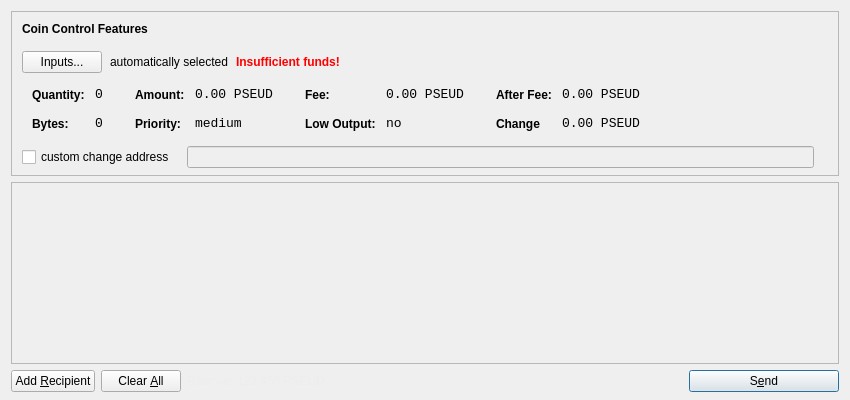
<?xml version="1.0" encoding="UTF-8"?>
<ui version="4.0">
 <class>SendCoinsDialog</class>
 <widget class="QDialog" name="SendCoinsDialog">
  <property name="geometry">
   <rect>
    <x>0</x>
    <y>0</y>
    <width>850</width>
    <height>400</height>
   </rect>
  </property>
  <property name="windowTitle">
   <string>Send Coins</string>
  </property>
  <layout class="QVBoxLayout" name="verticalLayout" stretch="0,1,0">
   <property name="bottomMargin">
    <number>8</number>
   </property>
   <item>
    <widget class="QFrame" name="frameCoinControl">
     <property name="sizePolicy">
      <sizepolicy hsizetype="Expanding" vsizetype="Expanding">
       <horstretch>0</horstretch>
       <verstretch>0</verstretch>
      </sizepolicy>
     </property>
     <property name="maximumSize">
      <size>
       <width>16777215</width>
       <height>16777215</height>
      </size>
     </property>
     <property name="frameShape">
      <enum>QFrame::StyledPanel</enum>
     </property>
     <property name="frameShadow">
      <enum>QFrame::Sunken</enum>
     </property>
     <layout class="QVBoxLayout" name="verticalLayoutCoinControl2">
      <property name="spacing">
       <number>6</number>
      </property>
      <property name="leftMargin">
       <number>0</number>
      </property>
      <property name="topMargin">
       <number>0</number>
      </property>
      <property name="rightMargin">
       <number>0</number>
      </property>
      <property name="bottomMargin">
       <number>6</number>
      </property>
      <item>
       <layout class="QVBoxLayout" name="verticalLayoutCoinControl" stretch="0,0,0,0,1">
        <property name="spacing">
         <number>0</number>
        </property>
        <property name="leftMargin">
         <number>10</number>
        </property>
        <property name="topMargin">
         <number>10</number>
        </property>
        <item>
         <layout class="QHBoxLayout" name="horizontalLayoutCoinControl1">
          <property name="bottomMargin">
           <number>15</number>
          </property>
          <item>
           <widget class="QLabel" name="labelCoinControlFeatures">
            <property name="sizePolicy">
             <sizepolicy hsizetype="Preferred" vsizetype="Maximum">
              <horstretch>0</horstretch>
              <verstretch>0</verstretch>
             </sizepolicy>
            </property>
            <property name="font">
             <font>
              <weight>75</weight>
              <bold>true</bold>
             </font>
            </property>
            <property name="styleSheet">
             <string notr="true">font-weight:bold;</string>
            </property>
            <property name="text">
             <string>Coin Control Features</string>
            </property>
           </widget>
          </item>
         </layout>
        </item>
        <item>
         <layout class="QHBoxLayout" name="horizontalLayoutCoinControl2" stretch="0,0,0,0">
          <property name="spacing">
           <number>8</number>
          </property>
          <property name="bottomMargin">
           <number>10</number>
          </property>
          <item>
           <widget class="QPushButton" name="pushButtonCoinControl">
            <property name="styleSheet">
             <string notr="true"/>
            </property>
            <property name="text">
             <string>Inputs...</string>
            </property>
           </widget>
          </item>
          <item>
           <widget class="QLabel" name="labelCoinControlAutomaticallySelected">
            <property name="text">
             <string>automatically selected</string>
            </property>
            <property name="margin">
             <number>5</number>
            </property>
           </widget>
          </item>
          <item>
           <widget class="QLabel" name="labelCoinControlInsuffFunds">
            <property name="font">
             <font>
              <weight>75</weight>
              <bold>true</bold>
             </font>
            </property>
            <property name="styleSheet">
             <string notr="true">color:red;font-weight:bold;</string>
            </property>
            <property name="text">
             <string>Insufficient funds!</string>
            </property>
            <property name="margin">
             <number>5</number>
            </property>
           </widget>
          </item>
          <item>
           <spacer name="horizontalSpacerCoinControl">
            <property name="orientation">
             <enum>Qt::Horizontal</enum>
            </property>
            <property name="sizeHint" stdset="0">
             <size>
              <width>40</width>
              <height>1</height>
             </size>
            </property>
           </spacer>
          </item>
         </layout>
        </item>
        <item>
         <widget class="QWidget" name="widgetCoinControl" native="true">
          <property name="sizePolicy">
           <sizepolicy hsizetype="Preferred" vsizetype="Preferred">
            <horstretch>0</horstretch>
            <verstretch>0</verstretch>
           </sizepolicy>
          </property>
          <property name="minimumSize">
           <size>
            <width>0</width>
            <height>0</height>
           </size>
          </property>
          <property name="styleSheet">
           <string notr="true"/>
          </property>
          <layout class="QHBoxLayout" name="horizontalLayoutCoinControl5">
           <property name="margin">
            <number>0</number>
           </property>
           <item>
            <layout class="QHBoxLayout" name="horizontalLayoutCoinControl3" stretch="0,0,0,1">
             <property name="spacing">
              <number>20</number>
             </property>
             <property name="topMargin">
              <number>0</number>
             </property>
             <property name="bottomMargin">
              <number>10</number>
             </property>
             <item>
              <layout class="QFormLayout" name="formLayoutCoinControl1">
               <property name="horizontalSpacing">
                <number>10</number>
               </property>
               <property name="verticalSpacing">
                <number>14</number>
               </property>
               <property name="leftMargin">
                <number>10</number>
               </property>
               <property name="topMargin">
                <number>4</number>
               </property>
               <property name="rightMargin">
                <number>6</number>
               </property>
               <item row="0" column="0">
                <widget class="QLabel" name="labelCoinControlQuantityText">
                 <property name="styleSheet">
                  <string notr="true">font-weight:bold;</string>
                 </property>
                 <property name="text">
                  <string>Quantity:</string>
                 </property>
                 <property name="margin">
                  <number>0</number>
                 </property>
                </widget>
               </item>
               <item row="0" column="1">
                <widget class="QLabel" name="labelCoinControlQuantity">
                 <property name="font">
                  <font>
                   <family>Monospace</family>
                   <pointsize>10</pointsize>
                  </font>
                 </property>
                 <property name="cursor">
                  <cursorShape>IBeamCursor</cursorShape>
                 </property>
                 <property name="contextMenuPolicy">
                  <enum>Qt::ActionsContextMenu</enum>
                 </property>
                 <property name="text">
                  <string>0</string>
                 </property>
                 <property name="margin">
                  <number>0</number>
                 </property>
                 <property name="textInteractionFlags">
                  <set>Qt::LinksAccessibleByMouse|Qt::TextSelectableByKeyboard|Qt::TextSelectableByMouse</set>
                 </property>
                </widget>
               </item>
               <item row="1" column="0">
                <widget class="QLabel" name="labelCoinControlBytesText">
                 <property name="styleSheet">
                  <string notr="true">font-weight:bold;</string>
                 </property>
                 <property name="text">
                  <string>Bytes:</string>
                 </property>
                </widget>
               </item>
               <item row="1" column="1">
                <widget class="QLabel" name="labelCoinControlBytes">
                 <property name="font">
                  <font>
                   <family>Monospace</family>
                   <pointsize>10</pointsize>
                  </font>
                 </property>
                 <property name="cursor">
                  <cursorShape>IBeamCursor</cursorShape>
                 </property>
                 <property name="contextMenuPolicy">
                  <enum>Qt::ActionsContextMenu</enum>
                 </property>
                 <property name="text">
                  <string>0</string>
                 </property>
                 <property name="textInteractionFlags">
                  <set>Qt::LinksAccessibleByMouse|Qt::TextSelectableByKeyboard|Qt::TextSelectableByMouse</set>
                 </property>
                </widget>
               </item>
              </layout>
             </item>
             <item>
              <layout class="QFormLayout" name="formLayoutCoinControl2">
               <property name="horizontalSpacing">
                <number>10</number>
               </property>
               <property name="verticalSpacing">
                <number>14</number>
               </property>
               <property name="leftMargin">
                <number>6</number>
               </property>
               <property name="topMargin">
                <number>4</number>
               </property>
               <property name="rightMargin">
                <number>6</number>
               </property>
               <item row="0" column="0">
                <widget class="QLabel" name="labelCoinControlAmountText">
                 <property name="styleSheet">
                  <string notr="true">font-weight:bold;</string>
                 </property>
                 <property name="text">
                  <string>Amount:</string>
                 </property>
                 <property name="margin">
                  <number>0</number>
                 </property>
                </widget>
               </item>
               <item row="0" column="1">
                <widget class="QLabel" name="labelCoinControlAmount">
                 <property name="font">
                  <font>
                   <family>Monospace</family>
                   <pointsize>10</pointsize>
                  </font>
                 </property>
                 <property name="cursor">
                  <cursorShape>IBeamCursor</cursorShape>
                 </property>
                 <property name="contextMenuPolicy">
                  <enum>Qt::ActionsContextMenu</enum>
                 </property>
                 <property name="text">
                  <string>0.00 PSEUD</string>
                 </property>
                 <property name="textInteractionFlags">
                  <set>Qt::LinksAccessibleByMouse|Qt::TextSelectableByKeyboard|Qt::TextSelectableByMouse</set>
                 </property>
                </widget>
               </item>
               <item row="1" column="0">
                <widget class="QLabel" name="labelCoinControlPriorityText">
                 <property name="styleSheet">
                  <string notr="true">font-weight:bold;</string>
                 </property>
                 <property name="text">
                  <string>Priority:</string>
                 </property>
                </widget>
               </item>
               <item row="1" column="1">
                <widget class="QLabel" name="labelCoinControlPriority">
                 <property name="font">
                  <font>
                   <family>Monospace</family>
                   <pointsize>10</pointsize>
                  </font>
                 </property>
                 <property name="cursor">
                  <cursorShape>IBeamCursor</cursorShape>
                 </property>
                 <property name="contextMenuPolicy">
                  <enum>Qt::ActionsContextMenu</enum>
                 </property>
                 <property name="text">
                  <string>medium</string>
                 </property>
                 <property name="textInteractionFlags">
                  <set>Qt::LinksAccessibleByMouse|Qt::TextSelectableByKeyboard|Qt::TextSelectableByMouse</set>
                 </property>
                </widget>
               </item>
              </layout>
             </item>
             <item>
              <layout class="QFormLayout" name="formLayoutCoinControl3">
               <property name="horizontalSpacing">
                <number>10</number>
               </property>
               <property name="verticalSpacing">
                <number>14</number>
               </property>
               <property name="leftMargin">
                <number>6</number>
               </property>
               <property name="topMargin">
                <number>4</number>
               </property>
               <property name="rightMargin">
                <number>6</number>
               </property>
               <item row="0" column="0">
                <widget class="QLabel" name="labelCoinControlFeeText">
                 <property name="styleSheet">
                  <string notr="true">font-weight:bold;</string>
                 </property>
                 <property name="text">
                  <string>Fee:</string>
                 </property>
                 <property name="margin">
                  <number>0</number>
                 </property>
                </widget>
               </item>
               <item row="0" column="1">
                <widget class="QLabel" name="labelCoinControlFee">
                 <property name="font">
                  <font>
                   <family>Monospace</family>
                   <pointsize>10</pointsize>
                  </font>
                 </property>
                 <property name="cursor">
                  <cursorShape>IBeamCursor</cursorShape>
                 </property>
                 <property name="contextMenuPolicy">
                  <enum>Qt::ActionsContextMenu</enum>
                 </property>
                 <property name="text">
                  <string>0.00 PSEUD</string>
                 </property>
                 <property name="textInteractionFlags">
                  <set>Qt::LinksAccessibleByMouse|Qt::TextSelectableByKeyboard|Qt::TextSelectableByMouse</set>
                 </property>
                </widget>
               </item>
               <item row="1" column="0">
                <widget class="QLabel" name="labelCoinControlLowOutputText">
                 <property name="styleSheet">
                  <string notr="true">font-weight:bold;</string>
                 </property>
                 <property name="text">
                  <string>Low Output:</string>
                 </property>
                </widget>
               </item>
               <item row="1" column="1">
                <widget class="QLabel" name="labelCoinControlLowOutput">
                 <property name="font">
                  <font>
                   <family>Monospace</family>
                   <pointsize>10</pointsize>
                  </font>
                 </property>
                 <property name="cursor">
                  <cursorShape>IBeamCursor</cursorShape>
                 </property>
                 <property name="contextMenuPolicy">
                  <enum>Qt::ActionsContextMenu</enum>
                 </property>
                 <property name="text">
                  <string>no</string>
                 </property>
                 <property name="textInteractionFlags">
                  <set>Qt::LinksAccessibleByMouse|Qt::TextSelectableByKeyboard|Qt::TextSelectableByMouse</set>
                 </property>
                </widget>
               </item>
              </layout>
             </item>
             <item>
              <layout class="QFormLayout" name="formLayoutCoinControl4">
               <property name="horizontalSpacing">
                <number>10</number>
               </property>
               <property name="verticalSpacing">
                <number>14</number>
               </property>
               <property name="leftMargin">
                <number>6</number>
               </property>
               <property name="topMargin">
                <number>4</number>
               </property>
               <property name="rightMargin">
                <number>6</number>
               </property>
               <item row="0" column="0">
                <widget class="QLabel" name="labelCoinControlAfterFeeText">
                 <property name="styleSheet">
                  <string notr="true">font-weight:bold;</string>
                 </property>
                 <property name="text">
                  <string>After Fee:</string>
                 </property>
                 <property name="margin">
                  <number>0</number>
                 </property>
                </widget>
               </item>
               <item row="0" column="1">
                <widget class="QLabel" name="labelCoinControlAfterFee">
                 <property name="font">
                  <font>
                   <family>Monospace</family>
                   <pointsize>10</pointsize>
                  </font>
                 </property>
                 <property name="cursor">
                  <cursorShape>IBeamCursor</cursorShape>
                 </property>
                 <property name="contextMenuPolicy">
                  <enum>Qt::ActionsContextMenu</enum>
                 </property>
                 <property name="text">
                  <string>0.00 PSEUD</string>
                 </property>
                 <property name="textInteractionFlags">
                  <set>Qt::LinksAccessibleByMouse|Qt::TextSelectableByKeyboard|Qt::TextSelectableByMouse</set>
                 </property>
                </widget>
               </item>
               <item row="1" column="0">
                <widget class="QLabel" name="labelCoinControlChangeText">
                 <property name="styleSheet">
                  <string notr="true">font-weight:bold;</string>
                 </property>
                 <property name="text">
                  <string>Change</string>
                 </property>
                </widget>
               </item>
               <item row="1" column="1">
                <widget class="QLabel" name="labelCoinControlChange">
                 <property name="font">
                  <font>
                   <family>Monospace</family>
                   <pointsize>10</pointsize>
                  </font>
                 </property>
                 <property name="cursor">
                  <cursorShape>IBeamCursor</cursorShape>
                 </property>
                 <property name="contextMenuPolicy">
                  <enum>Qt::ActionsContextMenu</enum>
                 </property>
                 <property name="text">
                  <string>0.00 PSEUD</string>
                 </property>
                 <property name="textInteractionFlags">
                  <set>Qt::LinksAccessibleByMouse|Qt::TextSelectableByKeyboard|Qt::TextSelectableByMouse</set>
                 </property>
                </widget>
               </item>
              </layout>
             </item>
            </layout>
           </item>
          </layout>
         </widget>
        </item>
        <item>
         <layout class="QHBoxLayout" name="horizontalLayoutCoinControl4" stretch="0,0,0">
          <property name="spacing">
           <number>12</number>
          </property>
          <property name="sizeConstraint">
           <enum>QLayout::SetDefaultConstraint</enum>
          </property>
          <property name="topMargin">
           <number>5</number>
          </property>
          <property name="rightMargin">
           <number>5</number>
          </property>
          <item>
           <widget class="QCheckBox" name="checkBoxCoinControlChange">
            <property name="text">
             <string>custom change address</string>
            </property>
           </widget>
          </item>
          <item>
           <widget class="QLineEdit" name="lineEditCoinControlChange">
            <property name="enabled">
             <bool>false</bool>
            </property>
            <property name="sizePolicy">
             <sizepolicy hsizetype="Expanding" vsizetype="Fixed">
              <horstretch>0</horstretch>
              <verstretch>0</verstretch>
             </sizepolicy>
            </property>
           </widget>
          </item>
          <item>
           <widget class="QLabel" name="labelCoinControlChangeLabel">
            <property name="sizePolicy">
             <sizepolicy hsizetype="Preferred" vsizetype="Expanding">
              <horstretch>0</horstretch>
              <verstretch>0</verstretch>
             </sizepolicy>
            </property>
            <property name="minimumSize">
             <size>
              <width>0</width>
              <height>0</height>
             </size>
            </property>
            <property name="text">
             <string/>
            </property>
            <property name="margin">
             <number>3</number>
            </property>
           </widget>
          </item>
         </layout>
        </item>
        <item>
         <spacer name="verticalSpacerCoinControl">
          <property name="orientation">
           <enum>Qt::Vertical</enum>
          </property>
          <property name="sizeHint" stdset="0">
           <size>
            <width>800</width>
            <height>1</height>
           </size>
          </property>
         </spacer>
        </item>
       </layout>
      </item>
     </layout>
    </widget>
   </item>
   <item>
    <widget class="QScrollArea" name="scrollArea">
     <property name="widgetResizable">
      <bool>true</bool>
     </property>
     <widget class="QWidget" name="scrollAreaWidgetContents">
      <property name="geometry">
       <rect>
        <x>0</x>
        <y>0</y>
        <width>830</width>
        <height>156</height>
       </rect>
      </property>
      <layout class="QVBoxLayout" name="verticalLayout_2">
       <property name="margin">
        <number>0</number>
       </property>
       <item>
        <layout class="QVBoxLayout" name="entries">
         <property name="spacing">
          <number>6</number>
         </property>
        </layout>
       </item>
       <item>
        <spacer name="verticalSpacer">
         <property name="orientation">
          <enum>Qt::Vertical</enum>
         </property>
         <property name="sizeHint" stdset="0">
          <size>
           <width>20</width>
           <height>40</height>
          </size>
         </property>
        </spacer>
       </item>
      </layout>
     </widget>
    </widget>
   </item>
   <item>
    <layout class="QHBoxLayout" name="horizontalLayout">
     <item>
      <widget class="QPushButton" name="addButton">
       <property name="toolTip">
        <string>Send to multiple recipients at once</string>
       </property>
       <property name="text">
        <string>Add &amp;Recipient</string>
       </property>
       <property name="icon">
        <iconset resource="../bitcoin.qrc">
         <normaloff>:/icons/add</normaloff>:/icons/add</iconset>
       </property>
       <property name="autoDefault">
        <bool>false</bool>
       </property>
      </widget>
     </item>
     <item>
      <widget class="QPushButton" name="clearButton">
       <property name="sizePolicy">
        <sizepolicy hsizetype="Minimum" vsizetype="Fixed">
         <horstretch>0</horstretch>
         <verstretch>0</verstretch>
        </sizepolicy>
       </property>
       <property name="toolTip">
        <string>Remove all transaction fields</string>
       </property>
       <property name="text">
        <string>Clear &amp;All</string>
       </property>
       <property name="icon">
        <iconset resource="../bitcoin.qrc">
         <normaloff>:/icons/remove</normaloff>:/icons/remove</iconset>
       </property>
       <property name="autoRepeatDelay">
        <number>300</number>
       </property>
       <property name="autoDefault">
        <bool>false</bool>
       </property>
      </widget>
     </item>
     <item>
      <layout class="QHBoxLayout" name="horizontalLayout_2">
       <property name="spacing">
        <number>3</number>
       </property>
       <item>
        <widget class="QLabel" name="label">
         <property name="sizePolicy">
          <sizepolicy hsizetype="Preferred" vsizetype="Fixed">
           <horstretch>0</horstretch>
           <verstretch>0</verstretch>
          </sizepolicy>
         </property>
         <property name="styleSheet">
          <string notr="true">#label { color: #ededed; }</string>
         </property>
         <property name="text">
          <string>Balance:</string>
         </property>
        </widget>
       </item>
       <item>
        <widget class="QLabel" name="labelBalance">
         <property name="sizePolicy">
          <sizepolicy hsizetype="Preferred" vsizetype="Fixed">
           <horstretch>0</horstretch>
           <verstretch>0</verstretch>
          </sizepolicy>
         </property>
         <property name="cursor">
          <cursorShape>IBeamCursor</cursorShape>
         </property>
         <property name="styleSheet">
          <string notr="true">#labelBalance { color: #ededed; }</string>
         </property>
         <property name="text">
          <string>123.456 PSEUD</string>
         </property>
         <property name="textInteractionFlags">
          <set>Qt::LinksAccessibleByMouse|Qt::TextSelectableByKeyboard|Qt::TextSelectableByMouse</set>
         </property>
        </widget>
       </item>
      </layout>
     </item>
     <item>
      <spacer name="horizontalSpacer">
       <property name="orientation">
        <enum>Qt::Horizontal</enum>
       </property>
       <property name="sizeHint" stdset="0">
        <size>
         <width>40</width>
         <height>20</height>
        </size>
       </property>
      </spacer>
     </item>
     <item>
      <widget class="QPushButton" name="sendButton">
       <property name="minimumSize">
        <size>
         <width>150</width>
         <height>0</height>
        </size>
       </property>
       <property name="toolTip">
        <string>Confirm the send action</string>
       </property>
       <property name="text">
        <string>S&amp;end</string>
       </property>
       <property name="icon">
        <iconset resource="../bitcoin.qrc">
         <normaloff>:/icons/send</normaloff>:/icons/send</iconset>
       </property>
       <property name="default">
        <bool>true</bool>
       </property>
      </widget>
     </item>
    </layout>
   </item>
  </layout>
 </widget>
 <resources>
  <include location="../bitcoin.qrc"/>
 </resources>
 <connections/>
</ui>
